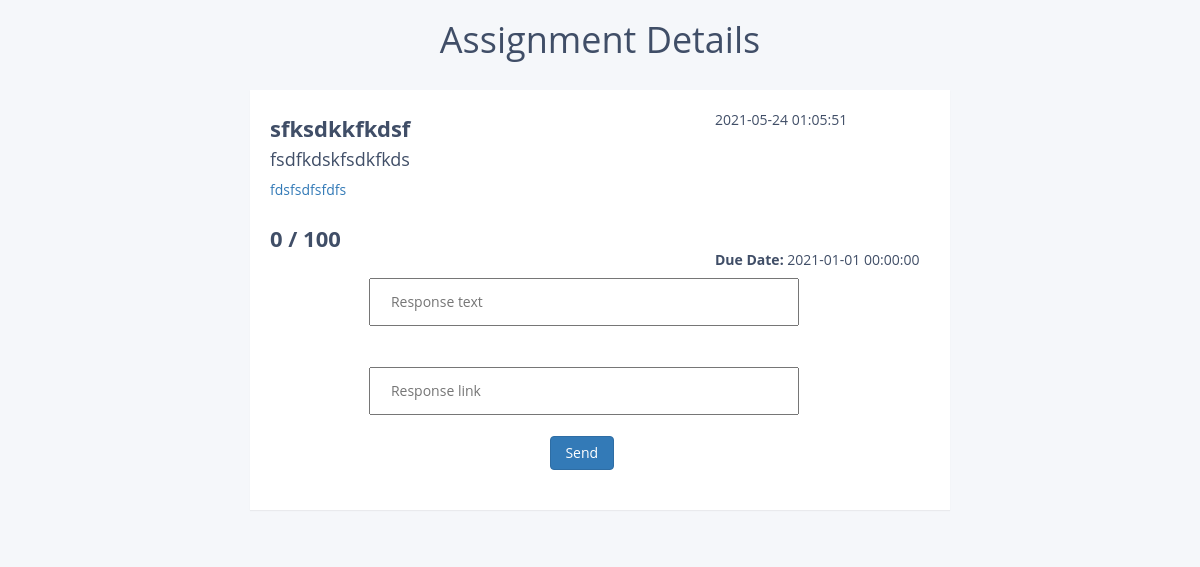
/db/student_assignment.php?contentId=39 (signed in), run on the app's committed database.
### tables this page shows
CREATE TABLE `content` (
  `contentId` int(11) NOT NULL,
  `roomId` int(11) NOT NULL,
  `publishedDate` datetime NOT NULL,
  `contentTitle` varchar(50) NOT NULL,
  `contentText` varchar(50) NOT NULL,
  `additionalLink` varchar(50) NOT NULL,
  `postOwnerId` int(11) NOT NULL,
  `typeId` int(11) NOT NULL
);

CREATE TABLE `assignmentresults` (
  `id` int(11) NOT NULL,
  `assignmentId` int(11) NOT NULL,
  `userId` int(11) NOT NULL,
  `grade` int(11) NOT NULL
);

CREATE TABLE `assignment` (
  `assignmentId` int(11) NOT NULL,
  `deadline` datetime NOT NULL,
  `responseText` varchar(50) NOT NULL,
  `responseLink` varchar(50) NOT NULL,
  `contentId` int(11) NOT NULL
);

### db/student_assignment.php (the view, shortened to what this page needs)
<?php
include('dbConnection.php');
?>
<!DOCTYPE html>
<html lang="en">
<head>
    <link rel="stylesheet" href="https://maxcdn.bootstrapcdn.com/font-awesome/4.7.0/css/font-awesome.min.css">
    <link rel="stylesheet" href="https://maxcdn.bootstrapcdn.com/bootstrap/3.3.7/css/bootstrap.min.css">
</head>
<body>
    <?php
    $userId = $_SESSION['loginId'];
    $contents = "SELECT * FROM assignmentresults r INNER JOIN assignment a ON r.assignmentId = a.assignmentId
                                                   INNER JOIN content c ON a.contentId = c.contentId
                                                   WHERE r.userId = $userId";
    $result_contents = mysqli_query($conn, $contents);
    while ($row_contents = mysqli_fetch_assoc($result_contents)) {
        $grade = $row_contents['grade'];
        $deadline = $row_contents['deadline'];
        $publishedDate = $row_contents['publishedDate'];
        $contentTitle = $row_contents['contentTitle'];
        $contentText = $row_contents['contentText'];
        $additionalLink = $row_contents['additionalLink'];
    }
    ?>
    <div class="container">
        <p>
        <h1 align="center">Assignment Details</h1>
        </p>
        <div class="table-wrapper">
            <div class="table-title">
                <div class="row"><?php echo $publishedDate ?>
                <div class="col-sm-8"><h2><b><?php echo $contentTitle ?></b></h2>
                <h4><?php echo $contentText ?></h4>
                <a href="<?php echo $additionalLink ?>"><?php echo $additionalLink ?></a><br><br>
                <div><h2><b><?php if($grade != null){
                    echo $grade." / 100";
                }else {
                    echo " - / 100";
                }
                    ?></b></h2></div>
                </div>
            </div>
            <div class="row"><?php echo "<b>Due Date: </b>".$deadline ?>
            <div class="col-sm-8">
                <br>
                <form action="<?php echo $_SERVER['PHP_SELF']; ?>" method="POST">
                    <fieldset class="fieldset">
                    <form action="<?php echo $_SERVER['PHP_SELF']; ?>" method="POST">
                <input type="text" id="responseText" name="responseText" placeholder="Response text"><br><br>
                <input type="text" id="responseLink" name="responseLink" placeholder="Response link">
                <input type="submit" class="btn btn-primary" id="sendButton" name="submit" value="Send"></input>
                    </fieldset>
                </form>
                </div>
                </div>
        </div>
    </div>
</body>
</html>

### db/student_assignment.php (style rules this page uses)
body { color: #404E67; background: #F5F7FA; font-family: 'Open Sans', sans-serif; }
.table-wrapper { width: 700px; margin: 30px auto; background: #fff; padding: 20px; box-shadow: 0 1px 1px rgba(0, 0, 0, .05); }
.table-title { padding-bottom: 10px; margin: 0 0 10px; }
.table-title h2 { margin: 6px 0 0; font-size: 22px; }
input { width: 100%; padding: 12px 20px; margin: 8px 0; margin-left: 23%; margin-bottom: 3%; box-sizing: border-box; }
#sendButton { width: 15%; margin-left: 65%; }

### data on the page
content: publishedDate "2021-05-24 01:05:51", contentTitle "sfksdkkfkdsf", contentText "fsdfkdskfsdkfkds", additionalLink "fdsfsdfsfdfs"
assignmentresults: grade "0"
assignment: deadline "2021-01-01 00:00:00"
